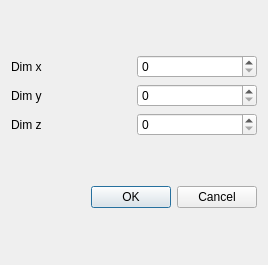
<?xml version="1.0" encoding="UTF-8"?>
<ui version="4.0">
 <class>Novoarquivo</class>
 <widget class="QDialog" name="Novoarquivo">
  <property name="geometry">
   <rect>
    <x>0</x>
    <y>0</y>
    <width>268</width>
    <height>265</height>
   </rect>
  </property>
  <property name="windowTitle">
   <string>Dialog</string>
  </property>
  <layout class="QVBoxLayout" name="verticalLayout">
   <item>
    <layout class="QGridLayout" name="gridLayout" columnminimumwidth="50,50">
     <item row="0" column="0">
      <widget class="QLabel" name="label">
       <property name="text">
        <string>Dim x</string>
       </property>
      </widget>
     </item>
     <item row="0" column="1">
      <widget class="QSpinBox" name="spinBox"/>
     </item>
     <item row="1" column="0">
      <widget class="QLabel" name="label_2">
       <property name="text">
        <string>Dim y</string>
       </property>
      </widget>
     </item>
     <item row="1" column="1">
      <widget class="QSpinBox" name="spinBox_2"/>
     </item>
     <item row="2" column="0">
      <widget class="QLabel" name="label_3">
       <property name="text">
        <string>Dim z</string>
       </property>
      </widget>
     </item>
     <item row="2" column="1">
      <widget class="QSpinBox" name="spinBox_3"/>
     </item>
    </layout>
   </item>
   <item>
    <widget class="QDialogButtonBox" name="buttonBox">
     <property name="orientation">
      <enum>Qt::Horizontal</enum>
     </property>
     <property name="standardButtons">
      <set>QDialogButtonBox::Cancel|QDialogButtonBox::Ok</set>
     </property>
    </widget>
   </item>
  </layout>
 </widget>
 <resources/>
 <connections>
  <connection>
   <sender>buttonBox</sender>
   <signal>accepted()</signal>
   <receiver>Novoarquivo</receiver>
   <slot>accept()</slot>
   <hints>
    <hint type="sourcelabel">
     <x>248</x>
     <y>254</y>
    </hint>
    <hint type="destinationlabel">
     <x>157</x>
     <y>274</y>
    </hint>
   </hints>
  </connection>
  <connection>
   <sender>buttonBox</sender>
   <signal>rejected()</signal>
   <receiver>Novoarquivo</receiver>
   <slot>reject()</slot>
   <hints>
    <hint type="sourcelabel">
     <x>316</x>
     <y>260</y>
    </hint>
    <hint type="destinationlabel">
     <x>286</x>
     <y>274</y>
    </hint>
   </hints>
  </connection>
 </connections>
</ui>
